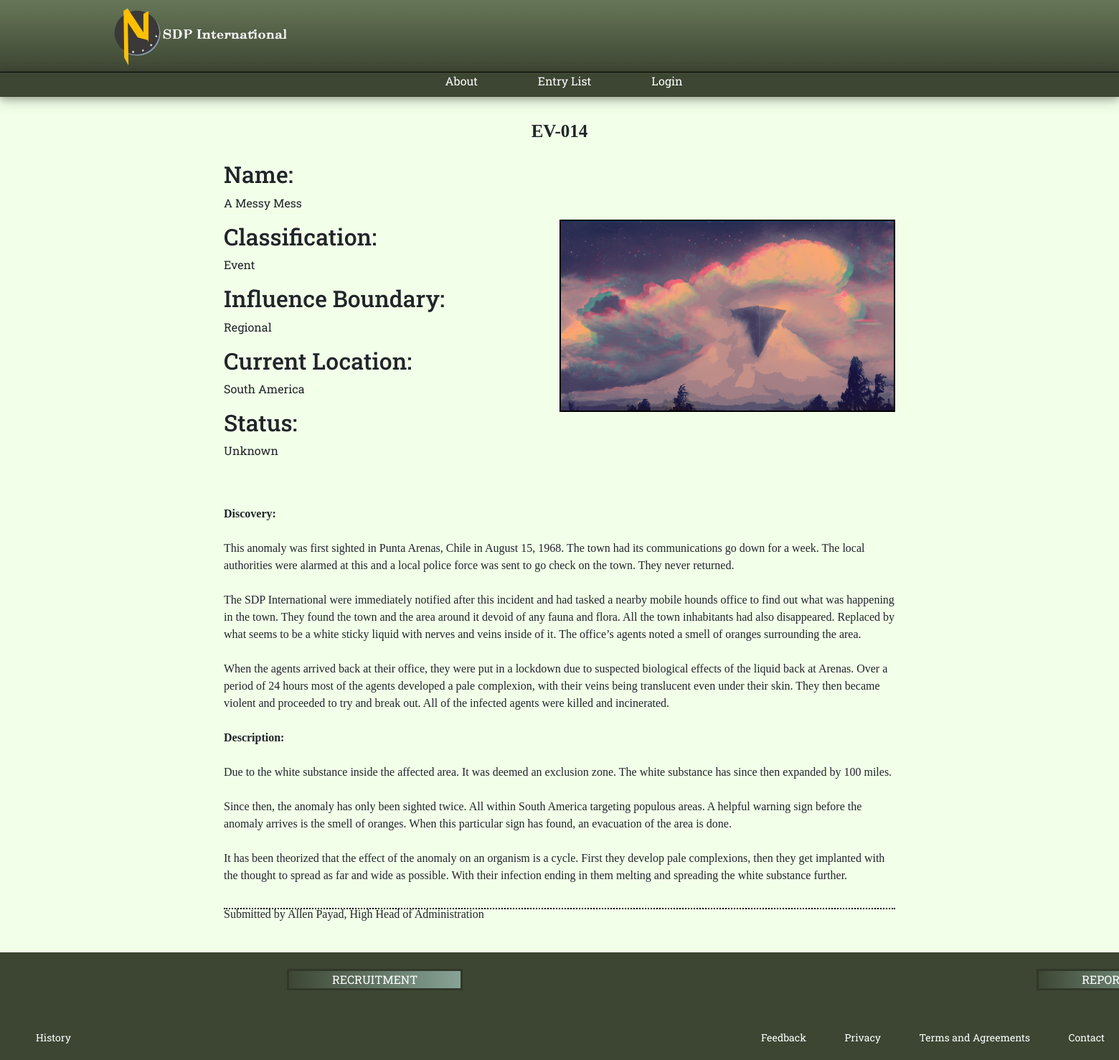
Screenshot of /entryTemplate.php?id=35 with the database file from the repository.
### tables this page shows
CREATE TABLE `entrysubdb` (
  `id` int(11) NOT NULL,
  `name` varchar(255) NOT NULL,
  `location` varchar(255) NOT NULL,
  `title` varchar(255) NOT NULL,
  `report` mediumtext NOT NULL,
  `type` enum('Object','Entity','Event','Place') NOT NULL,
  `threat` enum('Vicinity','Local','Regional','Continental','Global') NOT NULL,
  `status` enum('Unknown','Secured','Cooperative','Terminated','Monitored') NOT NULL,
  `image` text NOT NULL,
  `entryName` varchar(255) NOT NULL
);

### database/functions.php (called while the page is built, shortened)
<?php
    $conn = mysqli_connect(DB_SERVER, DB_USERNAME, DB_PASSWORD, DB_NAME);
    if(isset($_REQUEST['id'])){
        $id = $_REQUEST['id'];
        $sql = "SELECT * FROM `entrysubdb` WHERE id = $id";
        $query = mysqli_query($conn, $sql);
    }
?>

### entryTemplate.php (the view, shortened to what this page needs)
<?php
    include "database/functions.php";
?>
<!DOCTYPE html>
<html lang="en">
<head>
    <link rel="stylesheet" href="css/bootstrap.css">
    <link rel="stylesheet" href="base.css">
    <link rel="stylesheet" href="layouts.css">
    <link rel="stylesheet" href="modules.css">
</head>
<body>
    <header>
        <div class="header-border">
            <div class="logo-img">
                <a href="index.php">
                    <img src="images/headerlogo.png" alt="Logo" width="75px">
                </a>
            </div>
        </div>
    </header>
    <header class="header-bottomshape">
        <nav>
            <ul>
                <li>
                    <a href="aboutUs.php">About</a>
                    <a href="entryList.php">Entry List</a>
                    <?php if(empty($_SESSION)) : ?>
                        <a href="#" data-bs-toggle="modal" data-bs-target="#modal-login">Login</a>
                    <?php endif ?>
                </li>
            </ul>
        </nav>
    </header>
    <main class="main-entry">
    <?php foreach($query as $q): ?>
        <div class="content-top-entrytem">
            <h1><?php echo $q['entryName']?> </h1>
        </div>
        <div class="content-left-entrytem">
            <h2>Name:</h2>
            <p> <?php echo $q['title']?> </p>
            <h2>Classification:</h2>
            <p> <?php echo $q['type']?> </p>
            <h2>Influence Boundary:</h2>
            <p> <?php echo $q['threat']?> </p>
            <h2>Current Location:</h2>
            <p> <?php echo $q['location']?> </p>
            <h2>Status:</h2>
            <p> <?php echo $q['status']?> </p>
        </div>
        <div class="content-right-entrytem">
            <img src="images/<?php echo $q['image']?>" alt="Image Unavailable" >
        </div>
        <div class="content-bottom-entrytem">
            <br>
            <br>
            <p>
                <?php echo $q['report']?>
            </p>
            <div class="entry-line">
            <p>
                Submitted by <?php echo $q['name']?>
            </p>
        </div>
        </div>
    <?php endforeach; ?>
    </main>
    <footer>
        <div class="footer-top">
            <a href="recruitment.php" class="btn btn-info link" role="button">RECRUITMENT</a>
            <a href="#" class="btn btn-info link" role="button" data-bs-toggle="modal" data-bs-target="#modal-report">REPORT</a>
        </div>
        <div class="footer-bottom-left">
            <a href="history.php">History</a>
        </div>
        <div class="footer-bottom">
            <a href="#" data-bs-toggle="modal" data-bs-target="#modal-feedback">Feedback</a>
            <a href="privacy.php">Privacy</a>
            <a href="termsAndAgreements.php">Terms and Agreements</a>
            <a href="contactUs.php">Contact</a>
        </div>
    </footer>
</body>
</html>

### base.css (style rules this page uses)
* { margin: 0; padding: 0; box-sizing: border-box; }
body { background-color: #F2FFE9; font-family: 'Roboto Slab',system-ui, -apple-system, BlinkMacSystemFont, 'Segoe UI', Roboto, Oxygen, Ubuntu, Cantarell, 'Open Sans', 'Helvetica Neue', sans-serif; }
h1 { font-family: Oswald; font-size: 25px; font-style: normal; font-variant: normal; font-weight: bold; line-height: 26.4px; }

### layouts.css (style rules this page uses)
header { height: 100px; background: rgb(103,118,87); background: linear-gradient( rgba(103,118,87,1) 0%, rgba(61,70,51,1) 100%); display: flex; justify-content: space-around; align-items: center; flex-wrap: wrap; border: black; }
.header-border { width: 100%; display: flex; justify-content: space-evenly; align-self: center; flex-wrap: wrap; }
.logo-img { display: flex; justify-content: left; margin-right: auto; margin-left: 10%; }
.logo-img a { width: 100px; justify-content: left; }
.logo-img a img { width: 250px; justify-content: left; }
header nav ul { display: flex; list-style-type: none; }
header nav ul a { text-decoration: none; color: white; margin-right: 20px; font-size: 15px; }
.header-bottomshape { background: #3D4633; height: 35px; border-top: black solid 1px; display: flex; align-items: center; margin-bottom: 30px; box-shadow: 0 4px 8px 0 rgba(0, 0, 0, 0.2), 0 6px 20px 0 rgba(0, 0, 0, 0.19); }
.header-bottomshape li a { font-size: 16px; padding: 5px 30px 5px 30px; }
footer { margin-top: 50px; height: 150px; width: 100%; background-color: #3D4633; display: flex; justify-content: flex-end; align-items: center; flex-wrap: wrap; border: black; position: absolute; }
.link { border: rgb(50, 56, 41) solid; border-radius: 0; height: 30px; padding: 0 60px; margin-top: 10px; margin-right: 400px; margin-left: 400px; color: white; background: rgb(61,70,51); background: linear-gradient(90deg, rgba(61,70,51,1) 0%, rgba(135,163,150,1) 100%); }
footer a { color: white; margin-left: 50px; text-decoration: none; }
.footer-top { display: flex; justify-content: space-evenly; font-family: 'Roboto Slab'; margin-top: 10px; width: 100%; height: 40px; width: 100%; }
.footer-bottom-left { font-size: 14px; margin: 0; text-align: left; padding-right: 20px; padding-top: 50px; width: 50%; height: 90px; font-family: 'Roboto Slab'; }
.footer-bottom { font-size: 14px; margin: 0; text-align: right; padding-right: 20px; padding-top: 50px; width: 50%; height: 90px; font-family: 'Roboto Slab'; }
.main-entry { display: flex; min-height: calc(100vh - 265px); width: 60%; align-items: center; justify-content: center; margin: auto; flex-wrap: wrap; }

### modules.css (style rules this page uses)
.content-top-entrytem { text-align: center; width: 100%; margin: 5px 0 20px 0; }
.content-left-entrytem { width: 50%; }
.content-right-entrytem { width: 50%; height: 30%; border: 2px solid black; }
.content-right-entrytem img { width: 100%; max-height: 100%; }
.entry-line { width: 100%; border-bottom: 2px dotted black; height: 5px; margin-top: 30px; margin-bottom: 10px; }
.content-bottom-entrytem { font-family: Oswald; }

### rows the page displays
entrysubdb: entryName "EV-014", title "A Messy Mess", type "Event", threat "Regional", location "South America", status "Unknown", image (placeholder picture), report "Discovery: This anomaly was first sighted in Punta Arenas, Chile in August 15, 1968. The town had its communications go down for a week. The local authorities were alarmed at this and a local police force was sent to go check on the town. They never returned. The SDP International were immediately notified after this incident and had tasked a nearby mobile hounds office to find out what was happening in the town. They found the town and the area around it devoid of any fauna and flora. All the town inhabitants had also disappeared. Replaced by what seems to be a white sticky liquid with nerves and veins inside of it. The office’s agents noted a smell of oranges surrounding the area. When…", name "Allen Payad, High Head of Administration"
